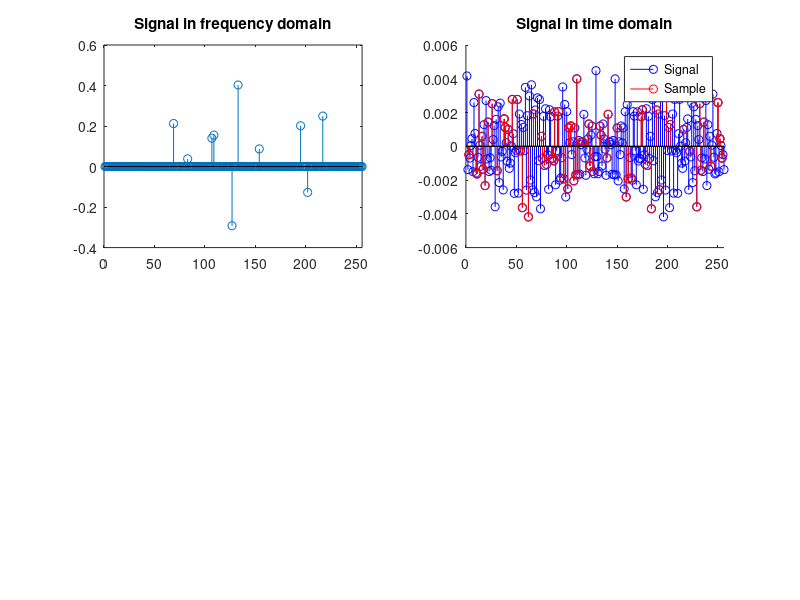

MATLAB code for this plot:
% test l1 sparse signal recovery

% for reproducibility
rng(0);

% num FFT components
N = 256;
% Non-zero components
nz = 10;
nz_idx = randperm(N);

% construct the sparse fft coefficient
coef = zeros(256, 1);
coef(nz_idx(1:nz)) = rand(nz, 1) - 0.5;

% plot the coefficient
subplot(2, 2, 1);
stem(coef);
title('Signal in frequency domain');
xlim([0, N]);

% generate the signal in time domain
x = ifft(coef);
% genearte samples
Nsample = 80;
sample_idx = randi(length(x), Nsample, 1);
samples = zeros(length(x), 1);
samples(sample_idx) = x(sample_idx);
subplot(2, 2, 2);
hold on;
stem(find(x~=0), x(x~=0), 'b');
stem(sample_idx, x(sample_idx), 'r');
% plot(1:N, x);
title('Signal in time domain');
legend('Signal', 'Sample')
xlim([0, N]);

% measurement matrix
A = randn(Nsample,N);
A = orth(A')';

% observations
y = A*coef;